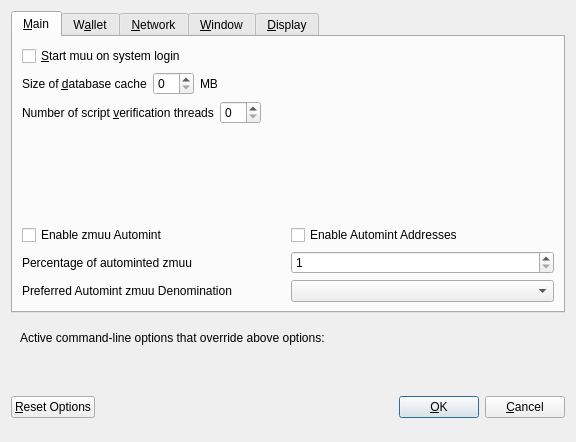
<?xml version="1.0" encoding="UTF-8"?>
<ui version="4.0">
 <class>OptionsDialog</class>
 <widget class="QDialog" name="OptionsDialog">
  <property name="geometry">
   <rect>
    <x>0</x>
    <y>0</y>
    <width>576</width>
    <height>442</height>
   </rect>
  </property>
  <property name="windowTitle">
   <string>Options</string>
  </property>
  <property name="modal">
   <bool>true</bool>
  </property>
  <layout class="QVBoxLayout" name="verticalLayout">
   <item>
    <widget class="QTabWidget" name="tabWidget">
     <property name="currentIndex">
      <number>0</number>
     </property>
     <widget class="QWidget" name="tabMain">
      <attribute name="title">
       <string>&amp;Main</string>
      </attribute>
      <layout class="QVBoxLayout" name="verticalLayout_Main">
       <item>
        <widget class="QCheckBox" name="bitcoinAtStartup">
         <property name="toolTip">
          <string>Automatically start muu after logging in to the system.</string>
         </property>
         <property name="text">
          <string>&amp;Start muu on system login</string>
         </property>
        </widget>
       </item>
       <item>
        <layout class="QHBoxLayout" name="horizontalLayout_2_Main">
         <item>
          <widget class="QLabel" name="databaseCacheLabel">
           <property name="text">
            <string>Size of &amp;database cache</string>
           </property>
           <property name="textFormat">
            <enum>Qt::PlainText</enum>
           </property>
           <property name="buddy">
            <cstring>databaseCache</cstring>
           </property>
          </widget>
         </item>
         <item>
          <widget class="QSpinBox" name="databaseCache"/>
         </item>
         <item>
          <widget class="QLabel" name="databaseCacheUnitLabel">
           <property name="text">
            <string>MB</string>
           </property>
           <property name="textFormat">
            <enum>Qt::PlainText</enum>
           </property>
          </widget>
         </item>
         <item>
          <spacer name="horizontalSpacer_2_Main">
           <property name="orientation">
            <enum>Qt::Horizontal</enum>
           </property>
           <property name="sizeHint" stdset="0">
            <size>
             <width>40</width>
             <height>20</height>
            </size>
           </property>
          </spacer>
         </item>
        </layout>
       </item>
       <item>
        <layout class="QHBoxLayout" name="horizontalLayout_3_Main">
         <item>
          <widget class="QLabel" name="threadsScriptVerifLabel">
           <property name="text">
            <string>Number of script &amp;verification threads</string>
           </property>
           <property name="textFormat">
            <enum>Qt::PlainText</enum>
           </property>
           <property name="buddy">
            <cstring>threadsScriptVerif</cstring>
           </property>
          </widget>
         </item>
         <item>
          <widget class="QSpinBox" name="threadsScriptVerif">
           <property name="toolTip">
            <string>(0 = auto, &lt;0 = leave that many cores free)</string>
           </property>
          </widget>
         </item>
         <item>
          <spacer name="horizontalSpacer_3_Main">
           <property name="orientation">
            <enum>Qt::Horizontal</enum>
           </property>
           <property name="sizeHint" stdset="0">
            <size>
             <width>40</width>
             <height>20</height>
            </size>
           </property>
          </spacer>
         </item>
        </layout>
       </item>
       <item>
        <spacer name="verticalSpacer_2">
         <property name="orientation">
          <enum>Qt::Vertical</enum>
         </property>
         <property name="sizeHint" stdset="0">
          <size>
           <width>20</width>
           <height>40</height>
          </size>
         </property>
        </spacer>
       </item>
       <item>
        <widget class="QWidget" name="verticalZmuuOptionsWidget" native="true">
         <layout class="QVBoxLayout" name="verticalZmuuOptionsLayout">
          <property name="margin">
           <number>0</number>
          </property>
          <item>
           <layout class="QHBoxLayout" name="horizontalAutomintingLayout">
            <item>
             <widget class="QCheckBox" name="checkBoxZeromintEnable">
              <property name="toolTip">
               <string>Enable automatic minting of muu units to zmuu</string>
              </property>
              <property name="layoutDirection">
               <enum>Qt::LeftToRight</enum>
              </property>
              <property name="text">
               <string>Enable zmuu Automint</string>
              </property>
             </widget>
            </item>
            <item>
             <widget class="QCheckBox" name="checkBoxZeromintAddresses">
              <property name="toolTip">
               <string>Enable automatic zmuu minting from specific addresses</string>
              </property>
              <property name="layoutDirection">
               <enum>Qt::LeftToRight</enum>
              </property>
              <property name="text">
               <string>Enable Automint Addresses</string>
              </property>
             </widget>
            </item>
           </layout>
          </item>
          <item>
           <layout class="QHBoxLayout" name="horizontalZmintPercentageLayout">
            <item>
             <widget class="QLabel" name="percentage_label">
              <property name="toolTip">
               <string>Percentage of incoming muu which get automatically converted to zmuu via Zerocoin Protocol (min: 10%)</string>
              </property>
              <property name="text">
               <string>Percentage of autominted zmuu</string>
              </property>
             </widget>
            </item>
            <item>
             <widget class="QSpinBox" name="zeromintPercentage">
              <property name="minimum">
               <number>1</number>
              </property>
              <property name="maximum">
               <number>100</number>
              </property>
             </widget>
            </item>
           </layout>
          </item>
          <item>
           <layout class="QHBoxLayout" name="horizontalLayout" stretch="0,0">
            <property name="sizeConstraint">
             <enum>QLayout::SetFixedSize</enum>
            </property>
            <item>
             <widget class="QLabel" name="labelPreferredDenom">
              <property name="maximumSize">
               <size>
                <width>16777215</width>
                <height>16777215</height>
               </size>
              </property>
              <property name="toolTip">
               <string>Wait with automatic conversion to Zerocoin until enough muu for this denomination is available</string>
              </property>
              <property name="text">
               <string>Preferred Automint zmuu Denomination</string>
              </property>
             </widget>
            </item>
            <item>
             <widget class="QComboBox" name="preferredDenom">
              <property name="maximumSize">
               <size>
                <width>16777215</width>
                <height>27</height>
               </size>
              </property>
              <property name="toolTip">
               <string>Wait with automatic conversion to Zerocoin until enough muu for this denomination is available</string>
              </property>
              <property name="maxVisibleItems">
               <number>9</number>
              </property>
              <property name="maxCount">
               <number>9</number>
              </property>
             </widget>
            </item>
           </layout>
          </item>
         </layout>
        </widget>
       </item>
      </layout>
     </widget>
     <widget class="QWidget" name="tabWallet">
      <attribute name="title">
       <string>W&amp;allet</string>
      </attribute>
      <layout class="QVBoxLayout" name="verticalLayout_Wallet">
       <item>
        <layout class="QHBoxLayout" name="horizontalLayout_2_Wallet">
         <item>
          <widget class="QLabel" name="labelStakeSplitThresholdText">
           <property name="text">
            <string>Stake split threshold:</string>
           </property>
          </widget>
         </item>
         <item>
          <widget class="QSpinBox" name="spinBoxStakeSplitThreshold">
           <property name="minimum">
            <number>1</number>
           </property>
           <property name="maximum">
            <number>999999</number>
           </property>
          </widget>
         </item>
        </layout>
       </item>
       <item>
        <widget class="QGroupBox" name="groupBox">
         <property name="title">
          <string>Expert</string>
         </property>
         <layout class="QVBoxLayout" name="verticalLayout_2">
          <item>
           <widget class="QCheckBox" name="coinControlFeatures">
            <property name="toolTip">
             <string>Whether to show coin control features or not.</string>
            </property>
            <property name="text">
             <string>Enable coin &amp;control features</string>
            </property>
           </widget>
          </item>
          <item>
           <widget class="QCheckBox" name="showMasternodesTab">
            <property name="toolTip">
             <string>Show additional tab listing all your masternodes in first sub-tab&lt;br/&gt;and all masternodes on the network in second sub-tab.</string>
            </property>
            <property name="text">
             <string>Show Masternodes Tab</string>
            </property>
           </widget>
          </item>
          <item>
           <widget class="QCheckBox" name="spendZeroConfChange">
            <property name="toolTip">
             <string>If you disable the spending of unconfirmed change, the change from a transaction&lt;br/&gt;cannot be used until that transaction has at least one confirmation.&lt;br/&gt;This also affects how your balance is computed.</string>
            </property>
            <property name="text">
             <string>&amp;Spend unconfirmed change</string>
            </property>
           </widget>
          </item>
         </layout>
        </widget>
       </item>
       <item>
        <spacer name="verticalSpacer_Wallet">
         <property name="orientation">
          <enum>Qt::Vertical</enum>
         </property>
         <property name="sizeHint" stdset="0">
          <size>
           <width>20</width>
           <height>40</height>
          </size>
         </property>
        </spacer>
       </item>
      </layout>
     </widget>
     <widget class="QWidget" name="tabNetwork">
      <attribute name="title">
       <string>&amp;Network</string>
      </attribute>
      <layout class="QVBoxLayout" name="verticalLayout_Network">
       <item>
        <widget class="QCheckBox" name="mapPortUpnp">
         <property name="toolTip">
          <string>Automatically open the muu client port on the router. This only works when your router supports UPnP and it is enabled.</string>
         </property>
         <property name="text">
          <string>Map port using &amp;UPnP</string>
         </property>
        </widget>
       </item>
       <item>
        <widget class="QCheckBox" name="allowIncoming">
         <property name="toolTip">
          <string>Accept connections from outside</string>
         </property>
         <property name="text">
          <string>Allow incoming connections</string>
         </property>
        </widget>
       </item>
       <item>
        <widget class="QCheckBox" name="connectSocks">
         <property name="toolTip">
          <string>Connect to the muu network through a SOCKS5 proxy.</string>
         </property>
         <property name="text">
          <string>&amp;Connect through SOCKS5 proxy (default proxy):</string>
         </property>
        </widget>
       </item>
       <item>
        <layout class="QHBoxLayout" name="horizontalLayout_1_Network">
         <item>
          <widget class="QLabel" name="proxyIpLabel">
           <property name="text">
            <string>Proxy &amp;IP:</string>
           </property>
           <property name="textFormat">
            <enum>Qt::PlainText</enum>
           </property>
           <property name="buddy">
            <cstring>proxyIp</cstring>
           </property>
          </widget>
         </item>
         <item>
          <widget class="QValidatedLineEdit" name="proxyIp">
           <property name="minimumSize">
            <size>
             <width>140</width>
             <height>0</height>
            </size>
           </property>
           <property name="maximumSize">
            <size>
             <width>140</width>
             <height>16777215</height>
            </size>
           </property>
           <property name="toolTip">
            <string>IP address of the proxy (e.g. IPv4: 127.0.0.1 / IPv6: ::1)</string>
           </property>
          </widget>
         </item>
         <item>
          <widget class="QLabel" name="proxyPortLabel">
           <property name="text">
            <string>&amp;Port:</string>
           </property>
           <property name="textFormat">
            <enum>Qt::PlainText</enum>
           </property>
           <property name="buddy">
            <cstring>proxyPort</cstring>
           </property>
          </widget>
         </item>
         <item>
          <widget class="QLineEdit" name="proxyPort">
           <property name="minimumSize">
            <size>
             <width>55</width>
             <height>0</height>
            </size>
           </property>
           <property name="maximumSize">
            <size>
             <width>55</width>
             <height>16777215</height>
            </size>
           </property>
           <property name="toolTip">
            <string>Port of the proxy (e.g. 9050)</string>
           </property>
          </widget>
         </item>
         <item>
          <spacer name="horizontalSpacer_1_Network">
           <property name="orientation">
            <enum>Qt::Horizontal</enum>
           </property>
           <property name="sizeHint" stdset="0">
            <size>
             <width>40</width>
             <height>20</height>
            </size>
           </property>
          </spacer>
         </item>
        </layout>
       </item>
       <item>
        <spacer name="verticalSpacer_Network">
         <property name="orientation">
          <enum>Qt::Vertical</enum>
         </property>
         <property name="sizeHint" stdset="0">
          <size>
           <width>20</width>
           <height>40</height>
          </size>
         </property>
        </spacer>
       </item>
      </layout>
     </widget>
     <widget class="QWidget" name="tabWindow">
      <attribute name="title">
       <string>&amp;Window</string>
      </attribute>
      <layout class="QVBoxLayout" name="verticalLayout_Window">
       <item>
        <widget class="QCheckBox" name="minimizeToTray">
         <property name="toolTip">
          <string>Show only a tray icon after minimizing the window.</string>
         </property>
         <property name="text">
          <string>&amp;Minimize to the tray instead of the taskbar</string>
         </property>
        </widget>
       </item>
       <item>
        <widget class="QCheckBox" name="minimizeOnClose">
         <property name="toolTip">
          <string>Minimize instead of exit the application when the window is closed. When this option is enabled, the application will be closed only after selecting Quit in the menu.</string>
         </property>
         <property name="text">
          <string>M&amp;inimize on close</string>
         </property>
        </widget>
       </item>
       <item>
        <spacer name="verticalSpacer_Window">
         <property name="orientation">
          <enum>Qt::Vertical</enum>
         </property>
         <property name="sizeHint" stdset="0">
          <size>
           <width>20</width>
           <height>40</height>
          </size>
         </property>
        </spacer>
       </item>
      </layout>
     </widget>
     <widget class="QWidget" name="tabDisplay">
      <attribute name="title">
       <string>&amp;Display</string>
      </attribute>
      <layout class="QVBoxLayout" name="verticalLayout_Display">
       <item>
        <layout class="QHBoxLayout" name="horizontalLayout_1_Display">
         <item>
          <widget class="QLabel" name="langLabel">
           <property name="text">
            <string>User Interface &amp;language:</string>
           </property>
           <property name="textFormat">
            <enum>Qt::PlainText</enum>
           </property>
           <property name="buddy">
            <cstring>lang</cstring>
           </property>
          </widget>
         </item>
         <item>
          <widget class="QValueComboBox" name="lang">
           <property name="toolTip">
            <string>The user interface language can be set here. This setting will take effect after restarting muu.</string>
           </property>
          </widget>
         </item>
        </layout>
       </item>
       <item>
        <widget class="QLabel" name="label_3">
         <property name="toolTip">
          <string notr="true"/>
         </property>
         <property name="statusTip">
          <string notr="true"/>
         </property>
         <property name="whatsThis">
          <string notr="true"/>
         </property>
         <property name="accessibleName">
          <string notr="true"/>
         </property>
         <property name="text">
          <string>Language missing or translation incomplete? Help contributing translations here:
https://www.muugreen.org</string>
         </property>
         <property name="wordWrap">
          <bool>true</bool>
         </property>
         <property name="openExternalLinks">
          <bool>true</bool>
         </property>
         <property name="textInteractionFlags">
          <set>Qt::TextBrowserInteraction</set>
         </property>
        </widget>
       </item>
       <item>
        <layout class="QHBoxLayout" name="horizontalLayout_2_Display" stretch="0,0">
         <item>
          <widget class="QLabel" name="themeLabel">
           <property name="text">
            <string>User Interface Theme:</string>
           </property>
          </widget>
         </item>
         <item>
          <widget class="QValueComboBox" name="theme"/>
         </item>
        </layout>
       </item>
       <item>
        <widget class="QWidget" name="verticalZmuuDisplayWidget" native="true">
         <layout class="QVBoxLayout" name="verticalZmuuDisplayLayout">
          <property name="margin">
           <number>0</number>
          </property>
          <item>
           <widget class="Line" name="line">
            <property name="orientation">
             <enum>Qt::Horizontal</enum>
            </property>
           </widget>
          </item>
          <item>
           <layout class="QHBoxLayout" name="horizontalLayout_3_Display">
            <item>
             <widget class="QLabel" name="unitLabel">
              <property name="text">
               <string>Unit to show amounts in:</string>
              </property>
              <property name="textFormat">
               <enum>Qt::PlainText</enum>
              </property>
             </widget>
            </item>
            <item>
             <widget class="QValueComboBox" name="unit">
              <property name="toolTip">
               <string>Choose the default subdivision unit to show in the interface and when sending coins.</string>
              </property>
             </widget>
            </item>
           </layout>
          </item>
          <item>
           <layout class="QHBoxLayout" name="horizontalLayout_4_Display">
            <item>
             <widget class="QLabel" name="digitsLabel">
              <property name="text">
               <string>Decimal digits</string>
              </property>
             </widget>
            </item>
            <item>
             <widget class="QValueComboBox" name="digits"/>
            </item>
           </layout>
          </item>
          <item>
           <layout class="QHBoxLayout" name="horizontalLayout_5_Display">
            <item>
             <widget class="QCheckBox" name="checkBoxHideZeroBalances">
              <property name="toolTip">
               <string>Hide empty balances</string>
              </property>
              <property name="layoutDirection">
               <enum>Qt::LeftToRight</enum>
              </property>
              <property name="text">
               <string>Hide empty balances</string>
              </property>
             </widget>
            </item>
            <item>
             <widget class="QCheckBox" name="checkBoxHideOrphans">
              <property name="toolTip">
               <string>Hide orphan stakes in transaction lists</string>
              </property>
              <property name="text">
               <string>Hide orphan stakes</string>
              </property>
             </widget>
            </item>
            <item>
             <spacer name="horizontalSpacer">
              <property name="orientation">
               <enum>Qt::Horizontal</enum>
              </property>
              <property name="sizeHint" stdset="0">
               <size>
                <width>40</width>
                <height>20</height>
               </size>
              </property>
             </spacer>
            </item>
           </layout>
          </item>
          <item>
           <layout class="QHBoxLayout" name="horizontalLayout_6_Display">
            <item>
             <widget class="QLabel" name="thirdPartyTxUrlsLabel">
              <property name="toolTip">
               <string>Third party URLs (e.g. a block explorer) that appear in the transactions tab as context menu items. %s in the URL is replaced by transaction hash. Multiple URLs are separated by vertical bar |.</string>
              </property>
              <property name="text">
               <string>Third party transaction URLs</string>
              </property>
             </widget>
            </item>
            <item>
             <widget class="QLineEdit" name="thirdPartyTxUrls">
              <property name="toolTip">
               <string>Third party URLs (e.g. a block explorer) that appear in the transactions tab as context menu items. %s in the URL is replaced by transaction hash. Multiple URLs are separated by vertical bar |.</string>
              </property>
             </widget>
            </item>
           </layout>
          </item>
         </layout>
        </widget>
       </item>
       <item>
        <spacer name="verticalSpacer">
         <property name="orientation">
          <enum>Qt::Vertical</enum>
         </property>
         <property name="sizeHint" stdset="0">
          <size>
           <width>20</width>
           <height>40</height>
          </size>
         </property>
        </spacer>
       </item>
      </layout>
     </widget>
    </widget>
   </item>
   <item>
    <widget class="QFrame" name="frame">
     <layout class="QVBoxLayout" name="verticalLayout_Bottom">
      <item>
       <layout class="QHBoxLayout" name="horizontalLayout_Bottom">
        <item>
         <widget class="QLabel" name="overriddenByCommandLineInfoLabel">
          <property name="text">
           <string>Active command-line options that override above options:</string>
          </property>
          <property name="textFormat">
           <enum>Qt::PlainText</enum>
          </property>
         </widget>
        </item>
        <item>
         <spacer name="horizontalSpacer_Bottom">
          <property name="orientation">
           <enum>Qt::Horizontal</enum>
          </property>
          <property name="sizeHint" stdset="0">
           <size>
            <width>40</width>
            <height>20</height>
           </size>
          </property>
         </spacer>
        </item>
       </layout>
      </item>
      <item>
       <widget class="QLabel" name="overriddenByCommandLineLabel">
        <property name="text">
         <string/>
        </property>
        <property name="textFormat">
         <enum>Qt::PlainText</enum>
        </property>
        <property name="wordWrap">
         <bool>true</bool>
        </property>
       </widget>
      </item>
     </layout>
    </widget>
   </item>
   <item>
    <layout class="QHBoxLayout" name="horizontalLayout_Buttons">
     <item>
      <widget class="QPushButton" name="resetButton">
       <property name="toolTip">
        <string>Reset all client options to default.</string>
       </property>
       <property name="text">
        <string>&amp;Reset Options</string>
       </property>
       <property name="autoDefault">
        <bool>false</bool>
       </property>
      </widget>
     </item>
     <item>
      <spacer name="horizontalSpacer_1">
       <property name="orientation">
        <enum>Qt::Horizontal</enum>
       </property>
       <property name="sizeHint" stdset="0">
        <size>
         <width>40</width>
         <height>48</height>
        </size>
       </property>
      </spacer>
     </item>
     <item>
      <widget class="QLabel" name="statusLabel">
       <property name="minimumSize">
        <size>
         <width>200</width>
         <height>0</height>
        </size>
       </property>
       <property name="font">
        <font>
         <weight>75</weight>
         <bold>true</bold>
        </font>
       </property>
       <property name="text">
        <string/>
       </property>
       <property name="textFormat">
        <enum>Qt::PlainText</enum>
       </property>
       <property name="wordWrap">
        <bool>true</bool>
       </property>
      </widget>
     </item>
     <item>
      <spacer name="horizontalSpacer_2">
       <property name="orientation">
        <enum>Qt::Horizontal</enum>
       </property>
       <property name="sizeHint" stdset="0">
        <size>
         <width>40</width>
         <height>48</height>
        </size>
       </property>
      </spacer>
     </item>
     <item>
      <widget class="QPushButton" name="okButton">
       <property name="text">
        <string>&amp;OK</string>
       </property>
       <property name="autoDefault">
        <bool>false</bool>
       </property>
       <property name="default">
        <bool>true</bool>
       </property>
      </widget>
     </item>
     <item>
      <widget class="QPushButton" name="cancelButton">
       <property name="text">
        <string>&amp;Cancel</string>
       </property>
       <property name="autoDefault">
        <bool>false</bool>
       </property>
      </widget>
     </item>
    </layout>
   </item>
  </layout>
 </widget>
 <customwidgets>
  <customwidget>
   <class>QValidatedLineEdit</class>
   <extends>QLineEdit</extends>
   <header>qvalidatedlineedit.h</header>
  </customwidget>
  <customwidget>
   <class>QValueComboBox</class>
   <extends>QComboBox</extends>
   <header>qvaluecombobox.h</header>
  </customwidget>
 </customwidgets>
 <resources/>
 <connections/>
</ui>
